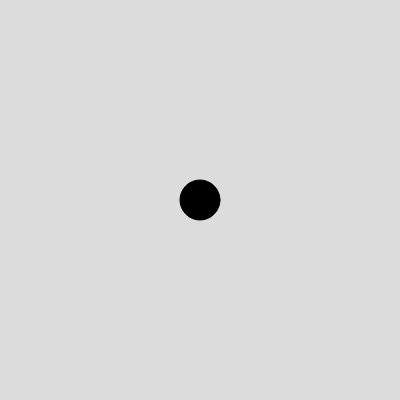
Frame 1 (no input)
Frame 60 (no input): identical to frame 1, image omitted
Frame 120 (the mouse pressed at the canvas centre since frame 60): identical to frame 1, image omitted

The p5.js sketch that drew this single still picture (run headless with seeded random() and noise() and a simulated clock; from frame 60 on, the mouse is pressed at the canvas centre):

// p5.js sketch
// ── sketch.js
var playerWidth = 40;
var playerHeight = 40;
var playerStats;

var lastInput = null;

function setup() {
  createCanvas(400, 400);

  playerStats = {
  // the current x and y position that the player spawns at
  // currently in the center
  x: width / 2,
  y: width / 2,
  speed: 8
  };  
}

function draw() {
  background(220);
  drawPlayer();
  movePlayer();
}

function movePlayer() {

  // W
  var up = keyIsDown(87); 
  // A
  var left = keyIsDown(65);
  // S
  var down = keyIsDown(83);
  // D
  var right = keyIsDown(68);

  if (up && down) {
    if (lastInput == "UP") playerStats.y -= playerStats.speed;
    if (lastInput == "DOWN") playerStats.y += playerStats.speed;
  } else if (up) {
      playerStats.y -= playerStats.speed;
  } else if (down) {
      playerStats.y += playerStats.speed;
  }
  
  if (right && left) {
    if (lastInput == "RIGHT") playerStats.x += playerStats.speed;
    if (lastInput == "LEFT") playerStats.x -= playerStats.speed;
  } else if (right) {
      playerStats.x += playerStats.speed;
  } else if (left) {
      playerStats.x -= playerStats.speed;
  }
}

function keyPressed() {
  // W
  if (keyCode == 87) lastInput = "UP";
  // A
  if (keyCode == 65) lastInput = "LEFT";
  // S
  if (keyCode == 83) lastInput = "DOWN";
  // D
  if (keyCode == 68) lastInput = "RIGHT";
}

function drawPlayer() {
  fill(0);
  circle(playerStats.x, playerStats.y, playerWidth, playerHeight);
}
